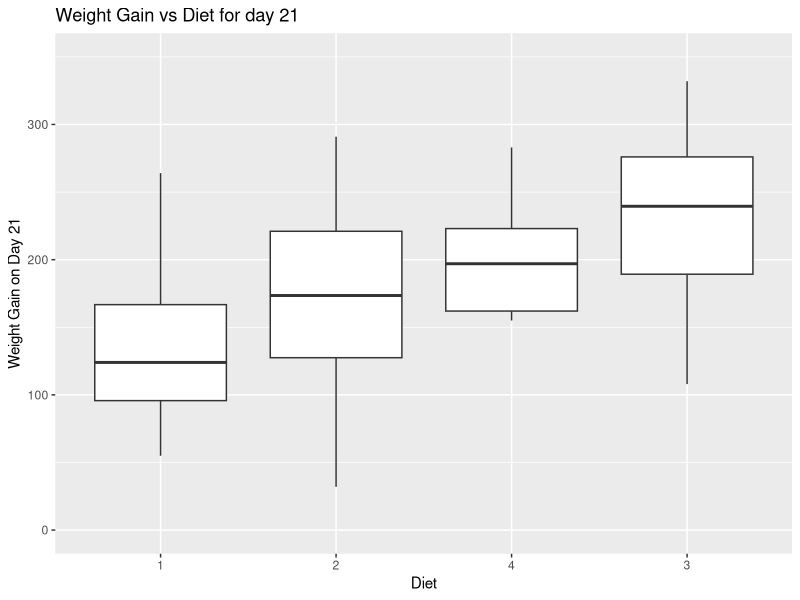
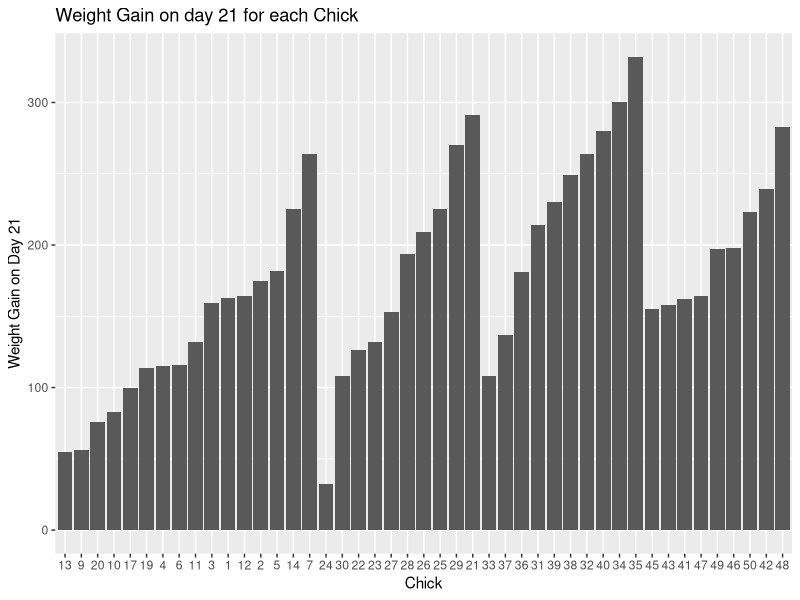
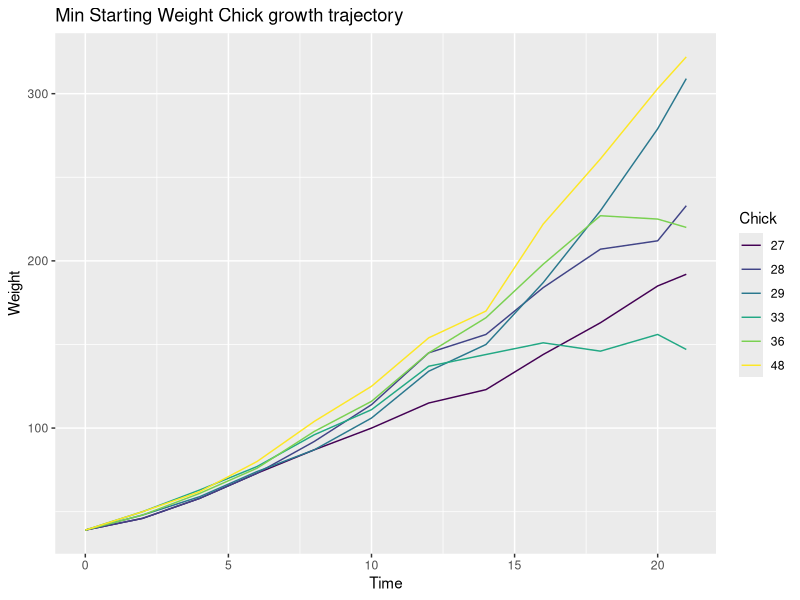
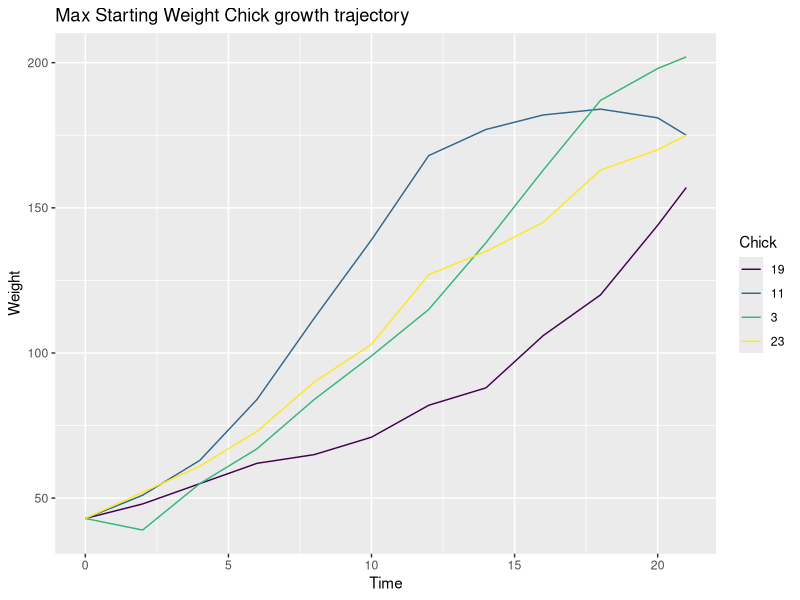
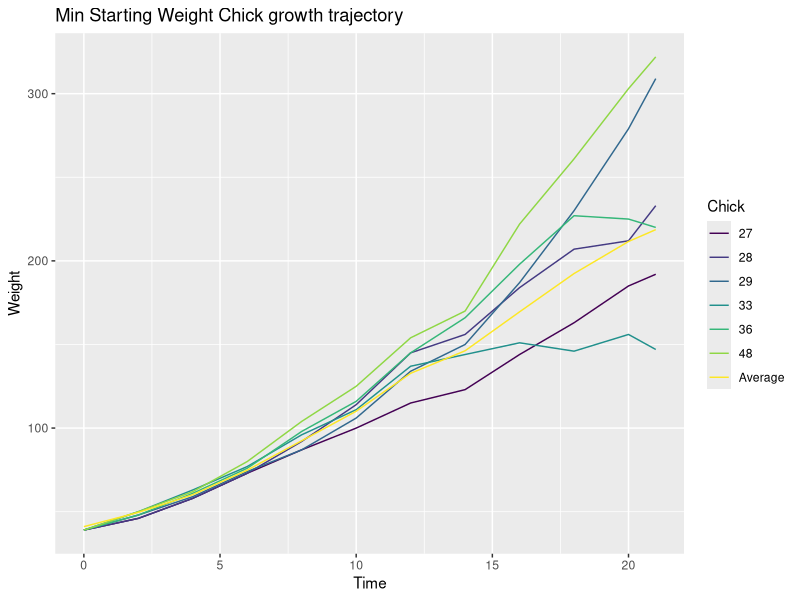
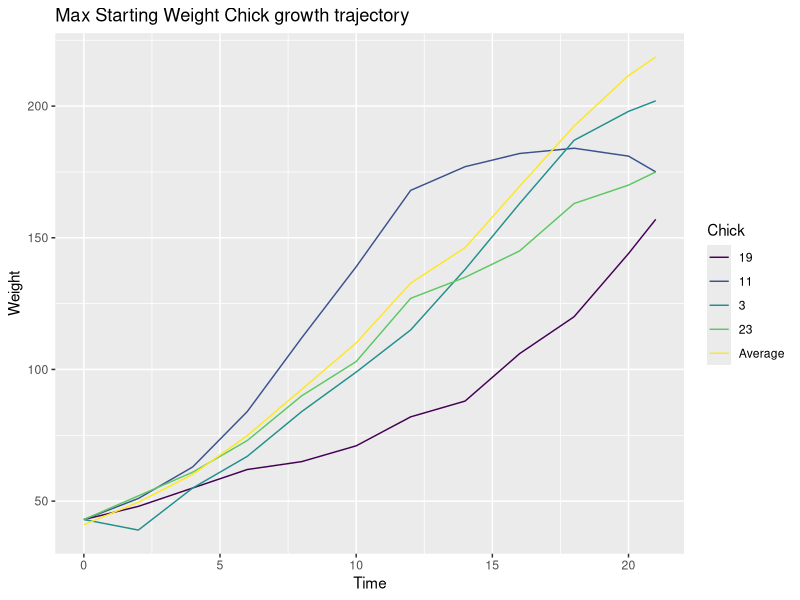
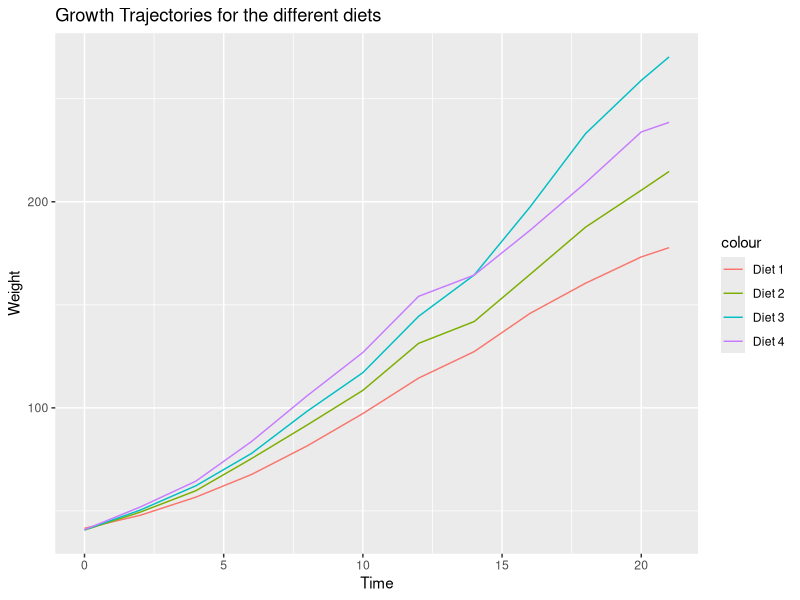

These figures' R source, in order:
## ---- chunk 1
if (!require("ggplot2")) {
install.packages("ggplot2")
}

if (!require("dplyr")) {
install.packages("dplyr")
}

library(ggplot2)
library(dplyr)
library(datasets)


## ---- chunk 2
day0 <- ChickWeight %>% filter(Time == 0)
weight0 <- day0 %>%
  group_by(Diet) %>%
  summarize( n= n(),
            average_weight = mean(weight, na.rm = TRUE),
            sd_weight = sd(weight,  na.rm = TRUE)
)

weight0
## ---- chunk 3
check_complete <- ChickWeight %>%
  group_by(Chick) %>%
  tally() %>%
  filter(n!=12)

#gives that chicks, 18, 16, 15, 8, and 44 do not have complete weight data

complete <- ChickWeight %>%
  filter(Chick != 18 &
           Chick != 16 &
           Chick != 15 &
           Chick != 8 &
           Chick != 44)

head(complete,3)
## ---- chunk 4
complete <- complete %>%
  group_by(Chick) %>%
  mutate(start_weight = first(weight, order_by = Chick)) %>%
  mutate(weightgain = weight - start_weight)

head(complete,3)
## ---- chunk 5
day21 <- complete %>%
  filter(Time==21)

ggplot(data=day21, aes(x= reorder(Diet,weightgain,FUN=median),y=weightgain)) + geom_boxplot() + xlab("Diet") + ylab("Weight Gain on Day 21") + labs(title = "Weight Gain vs Diet for day 21") + ylim(0,350)
## ---- chunk 6
ggplot(day21 , aes(x=Chick, y=weightgain)) + geom_bar(stat="identity") + ylab("Weight Gain on Day 21") + labs(title = "Weight Gain on day 21 for each Chick")
maxChick <- day21 %>%
  group_by(Diet) %>%
  filter(weightgain == max(weightgain, na.rm = TRUE))
minChick <- day21 %>% 
  group_by(Diet) %>%
  filter(weightgain == min(weightgain, na.rm = TRUE))

head(maxChick)
head(minChick)
## ---- chunk 7
minChick_day0 <- day0 %>% filter(weight == min(weight))
maxChick_day0 <- day0 %>% filter(weight == max(weight))

head(minChick_day0, 7) #using this gives us the chicks with the correct starting weights 
head(maxChick_day0)
min_Chick_list <- c(27,28,29,33,36,48)
max_Chick_list <- c(3,11,19,23)

Min_Chicks <- complete %>% filter(Chick %in% min_Chick_list)
Max_Chicks <- complete %>% filter(Chick %in% max_Chick_list)

ggplot(Min_Chicks, aes(x=Time, y=weight,color=Chick)) + geom_line() + labs(title = "Min Starting Weight Chick growth trajectory") + ylab("Weight")

ggplot(Max_Chicks, aes(x=Time, y=weight,color=Chick)) + geom_line() + labs(title = "Max Starting Weight Chick growth trajectory") + ylab("Weight")
## ---- chunk 8
average_weight <- complete %>%
  group_by(Time) %>%
  mutate(average = mean(weight, na.rm = TRUE)) %>%
  filter(Chick == 1) #since the average is done by time taking only one chick allows us to take only one copy of average weight

ggplot() + geom_line(data = Min_Chicks, aes(x=Time, y=weight,color=Chick)) + geom_line(data= average_weight, aes(x=Time, y=average, color="Average")) + labs(title = "Min Starting Weight Chick growth trajectory") + ylab("Weight")

ggplot() + geom_line(data = Max_Chicks, aes(x=Time, y=weight,color=Chick)) + geom_line(data= average_weight, aes(x=Time, y=average, color="Average")) + labs(title = "Max Starting Weight Chick growth trajectory") + ylab("Weight")
## ---- chunk 9
diet1_growth <- complete %>%
  filter(Diet ==1)%>%
  group_by(Time)%>%
  mutate(average_weight = mean(weight,na.rm = TRUE))

diet2_growth <- complete %>%
  filter(Diet ==2)%>%
  group_by(Time)%>%
  mutate(average_weight = mean(weight,na.rm = TRUE))

diet3_growth <- complete %>%
  filter(Diet ==3)%>%
  group_by(Time)%>%
  mutate(average_weight = mean(weight,na.rm = TRUE))

diet4_growth <- complete %>%
  filter(Diet ==4)%>%
  group_by(Time)%>%
  mutate(average_weight = mean(weight,na.rm = TRUE))

ggplot() + geom_line(data = diet1_growth, aes(x=Time,y=average_weight,color="Diet 1")) + 
  geom_line(data = diet2_growth, aes(x=Time,y=average_weight,color="Diet 2")) + 
  geom_line(data = diet3_growth, aes(x=Time,y=average_weight,color="Diet 3")) + 
  geom_line(data = diet4_growth, aes(x=Time,y=average_weight,color="Diet 4")) + 
  labs(title = "Growth Trajectories for the different diets") +
  ylab("Weight")
